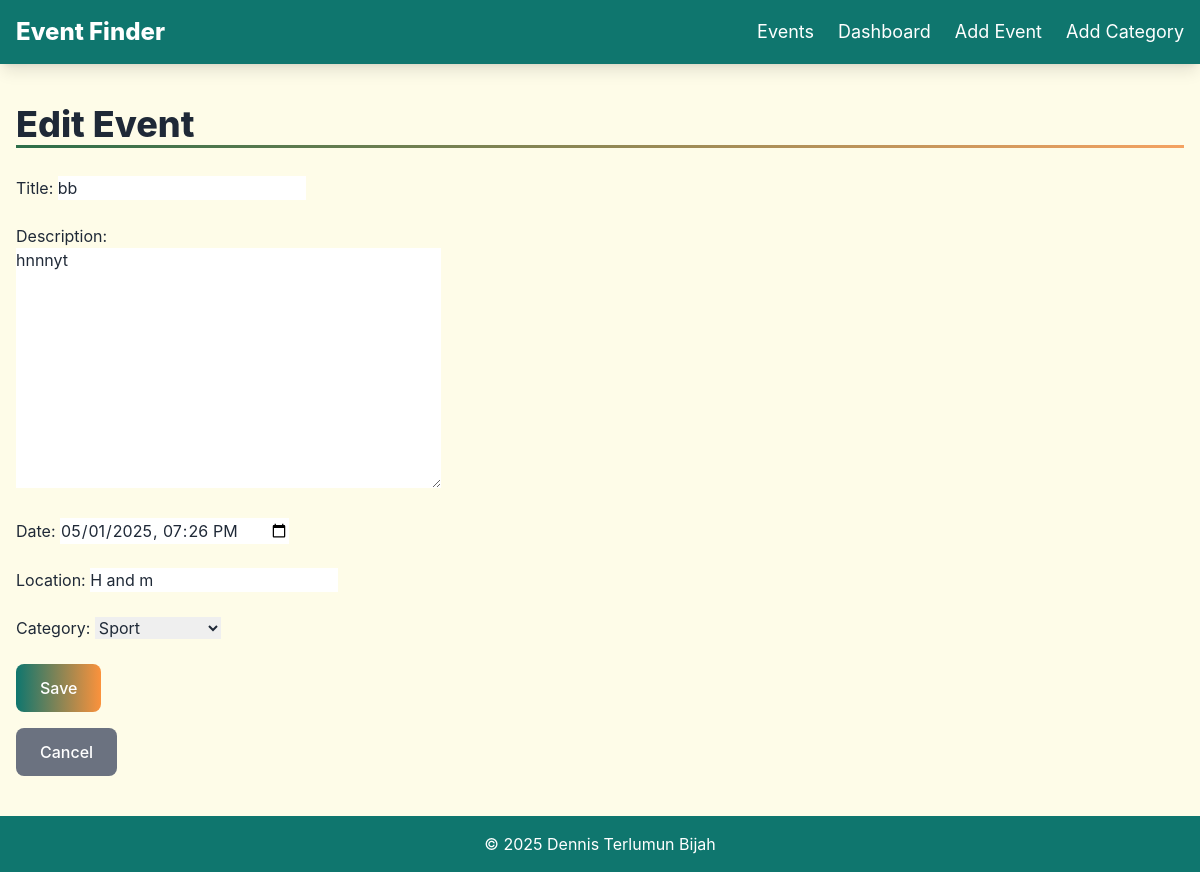
The page /edit/5/ on the database its author committed.
### events/models.py (models this page shows, shortened)
class Event(models.Model):
    title = models.CharField(max_length=100)
    description = models.TextField()
    date = models.DateTimeField()
    location = models.CharField(max_length=200)
    category = models.ForeignKey(Category, on_delete=models.CASCADE)
    created_at = models.DateTimeField(auto_now_add=True)

### events/views.py (the view)
# urls.py: path('edit/<int:pk>/', views.event_edit, name='event_edit'),
def event_edit(request, pk):
    event = get_object_or_404(Event, pk=pk)
    if request.method == 'POST':
        form = EventForm(request.POST, instance=event)
        if form.is_valid():
            form.save()
            return redirect('event_list')
    else:
        form = EventForm(instance=event)
    return render(request, 'events/event_form.html', {'form': form, 'title': 'Edit Event'})

### events/forms.py
class EventForm(forms.ModelForm):
    class Meta:
        model = Event
        fields = ['title', 'description', 'date', 'location', 'category']
        widgets = {
            'date': forms.DateTimeInput(attrs={'type': 'datetime-local'}),
        }

### events/models.py (called while the page is built)
    def __str__(self):
        return self.name

### templates/events/event_form.html (shortened to what this page needs)
{% extends 'events/base.html' %}
{% block content %}
<h2 class="text-3xl md:text-4xl font-extrabold text-gray-800 section-heading mb-8">{{ title }}</h2>
<form method="post" class="space-y-6 max-w-lg">
    {{ form.as_p }}
    <button type="submit" class="bg-gradient-to-r from-teal-700 to-orange-400 text-white px-6 py-3 rounded-lg font-medium hover:from-teal-800 hover:to-orange-500 transition-all duration-300 w-full sm:w-auto">Save</button>
</form>
<a href="{% url 'event_list' %}" class="inline-block mt-4 bg-gray-500 text-white px-6 py-3 rounded-lg font-medium hover:bg-gray-600 transition-colors duration-300">Cancel</a>
{% endblock %}

### templates/events/base.html (style rules this page uses)
body { font-family: 'Inter', sans-serif; }
.section-heading { position: relative; }
.section-heading::after { content: ''; position: absolute; bottom: -4px; left: 0; width: 100%; height: 3px; background: linear-gradient(to right, #2C6E49, #F4A261); }

### rows shown on the page
Event: title "bb", description "hnnnyt", date "05/01/2025 19:26", location "H and m", category "Sport"

### other values the page prints
{{ title }} "Edit Event"
